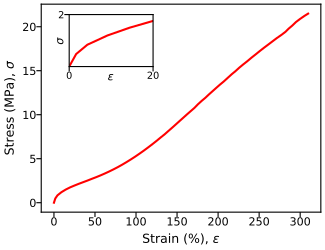

The script that drew this image:
#!/usr/bin/env python3
# -*- coding: utf-8 -*-
"""
created on Fri Sept 8 05:48:00 2023

@author: pierrekawak
"""

import pandas as pd
import os
import matplotlib.pyplot as plt
import matplotlib
matplotlib.use('tkagg')
import numpy as np
import sys

def common_format(ax):
  ax.tick_params(axis='both', labelsize=labelsize, pad=0)
#  ax.legend(loc='best', fontsize=fontsize, handlelength=1.0)
  if test == 0:
    plt.subplots_adjust(left=0.1, bottom=0.1, right=0.999, top=0.999)

# figure settings
test = 1
fontsize         = 9
labelsize        = 8
figsize          = (3.25, 2.5)
pt_to_in         = 72
neat_marker      = "^"
filled_marker    = "o"
neat_color       = "r"
filler_color     = "b"
filled_color     = "#808080"
polymer_color    = "r"
other_color      = "c"
alpha = 1.0

df = pd.read_csv("data.csv", header=0, delimiter=' ', skiprows=1)

fig, ax = plt.subplots(1, figsize=figsize, sharex=True, constrained_layout=True)

ax.plot(df["strain"], df["stress"], marker="None", color=neat_color  , alpha=alpha)#, label="Neat")
num_scatter = 20
#idx = np.round(np.linspace(0, len(df["Neat-Avg-poisy-"+kind]) - 1, num_scatter)).astype(int)
#ax.errorbar(df["Neat-Avg-shear"][idx], df["Neat-Avg-poisy-"+kind][idx], yerr=df["Neat-StdErr-poisy-"+kind][idx], ls='', marker=neat_marker  , color=neat_color  , alpha=alpha, label="Neat")
#ax.legend(loc='best', fontsize=fontsize, handlelength=1.0)

common_format(ax)
ax.set_ylabel(r"Stress (MPa), $\sigma$", fontsize=fontsize)
ax.set_xlabel(r"Strain (%), $\varepsilon$", fontsize=fontsize)

# inset axes....
axins = ax.inset_axes([0.1, 0.7, 0.3, 0.25])
axins.plot(df["strain"], df["stress"], marker="None", color=neat_color  , alpha=alpha)#, label="Neat")
# subregion of the original image
x1, x2, y1, y2 = 0.0, 20.0, 0.0, 2.0
axins.set_xlim(x1, x2)
axins.set_ylim(y1, y2)
axins.tick_params(axis='both', labelsize=labelsize-1, pad=0)
axins.set_ylabel(r"$\sigma$", fontsize=fontsize-1, labelpad=-6)
axins.set_xlabel(r"$\varepsilon$", fontsize=fontsize-1, labelpad=-6)
axins.set_yticks([2])
axins.set_xticks([0, 20])
#axins.set_xticklabels([])
#axins.set_yticklabels([])

#ax.indicate_inset_zoom(axins, edgecolor="black")

out_file_name = os.path.basename(sys.argv[0]).split('.')[0]+".pdf"
print("Writing", out_file_name)
fig.savefig(out_file_name)
